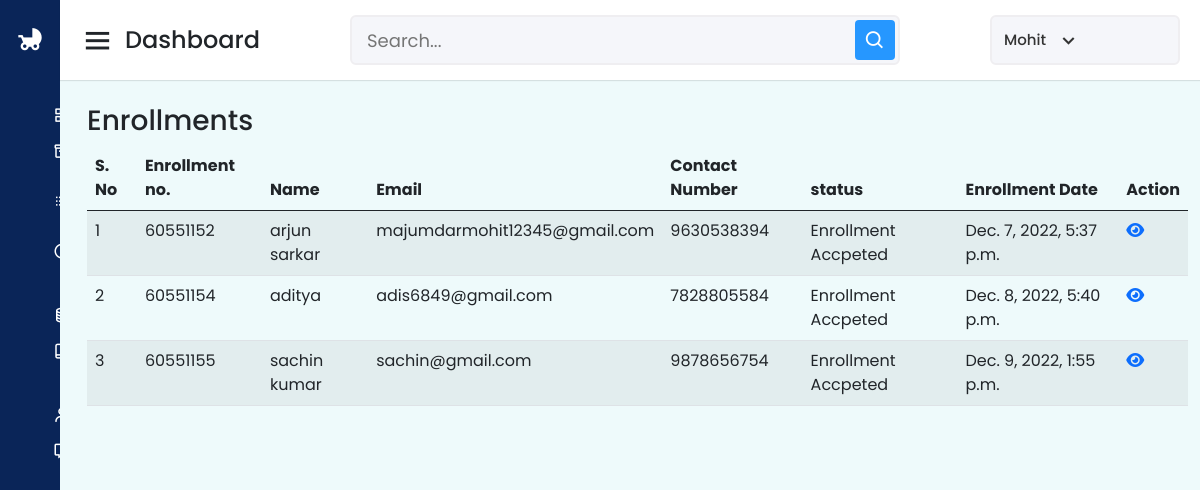
/dashboard/diffrent_enroll/accept (signed in), run on the app's committed database.
### App/models.py (models this page shows, shortened)
class Enrollment(models.Model):
    enrollNumber = models.IntegerField(null=True)
    yourName = models.CharField(max_length=100, null=True)
    phoneNumber = models.IntegerField(null=True)
    alternateNumber = models.IntegerField(null=True)
    email = models.EmailField(null=True)
    childName = models.CharField(max_length=100, null=True)
    dob = models.DateField(null=True)
    childGender = models.CharField(max_length=10, null=True)
    programName = models.CharField(max_length=100, null=True)
    address = models.TextField(null=True)
    state = models.CharField(max_length=200, null=True)
    zipcode = models.IntegerField(null=True)
    city = models.CharField(max_length=100, null=True)
    landmark = models.CharField(max_length=300, null=True)
    enrollmentDate = models.DateTimeField(auto_now_add=True, null=True)
    remark = models.CharField(max_length=400, null=True)
    status = models.CharField(max_length=50, null=True)
    remarkDate = models.DateField(auto_now=True)

### App/views.py (the view)
# urls.py: path("dashboard/diffrent_enroll/<str:request_type>",diffrent_enrollment,name="diff_enroll"),
def diffrent_enrollment(request, request_type):
    if not request.user.is_authenticated:
        return redirect('admin_login')
    if request_type == "new_enrollment":
        enrollments = Enrollment.objects.filter(status=None)
    else:
        enrollments = Enrollment.objects.filter(status=request_type)
    return render(request, "enroll_diffrent.html", context={"enrollments": enrollments})

### App/templates/enroll_diffrent.html (shortened to what this page needs)
{% extends 'dashbase.html' %}{% block body %}
<div class="container">
  <h3>Enrollments</h3>
  <table id="example" class="table table-striped" style="width: 100%">
    <thead>
      <tr>
        <th>S. No</th>
        <th>Enrollment no.</th>
        <th>Name</th>
        <th>Email</th>
        <th>Contact Number</th>
        <th>status</th>
        <th>Enrollment Date</th>
        <th>Action</th>
      </tr>
    </thead>
    <tbody>
      {% for e in enrollments %}
      <tr>
        <td>{{forloop.counter}}</td>
        <td>{{e.enrollNumber}}</td>
        <td>{{e.yourName}}</td>
        <td>{{e.email}}</td>
        <td>{{e.phoneNumber}}</td>
        <td>
          {% if e.status == "accept" %} Enrollment Accpeted {% endif %}
        </td>
        <td>{{e.enrollmentDate}}</td>
        <td><a href="{% url 'enroll_detail' e.id %}"><i class="fa-solid fa-eye"></i></a></td>
      </tr>
      {% endfor %}
    </tbody>
  </table>
</div>
{% endblock %}

### App/templates/dashbase.html (shortened to what this page needs)
<!DOCTYPE html>
{% load static %}
<html lang="en" dir="ltr">
  <head>
    <link rel="stylesheet" href="{% static '/css/dashboard.css' %}" />
    <link
      href="https://unpkg.com/boxicons@2.0.7/css/boxicons.min.css"
      rel="stylesheet"
    />
    <link
      href="https://cdn.jsdelivr.net/npm/bootstrap@5.0.2/dist/css/bootstrap.min.css"
      rel="stylesheet"
    />
    <link
      rel="stylesheet"
      type="text/css"
      href="https://cdn.datatables.net/v/bs5/jq-3.6.0/dt-1.13.1/b-2.3.3/b-html5-2.3.3/datatables.min.css"
    />
    <link
      rel="stylesheet"
      href="https://cdnjs.cloudflare.com/ajax/libs/font-awesome/6.2.1/css/all.min.css"
    />
  </head>
  <body>
    <div class="sidebar">
      <div class="logo-details">
        <i class='bx bxs-baby-carriage'></i>
        <span class="logo_name">BS|MS</span>
      </div>
      <ul class="nav-links">
        <li>
          <a href="{% url 'dashboard' %}">
            <span class="links_name">Dashboard</span>
          </a>
        </li>
        <li>
          <div class="dropdwon">
            <a
              href="#"
              class="dropdown-toggle"
              role="button"
              id="services"
              data-bs-toggle="dropdown"
              aria-expanded="false"
            >
              <span class="links_name">Services</span>
            </a>
          </div>
        </li>
        <li>
          <div class="dropdown">
            <a
              href="#"
              class="dropdown-toggle"
              role="button"
              id="babysitter"
              data-bs-toggle="dropdown"
              aria-expanded="false"
            >
              <span class="links_name">Baby Sitters</span>
            </a>
          </div>
        </li>
        <li>
          <div class="dropdown">
            <a
              href="#"
              class="dropdown-toggle"
              role="button"
              id="enquiry"
              data-bs-toggle="dropdown"
              aria-expanded="false"
            >
              <span class="links_name">Enquiry</span>
            </a>
          </div>
        </li>
        <li>
          <a href="{% url 'subscriber' %}">
            <span class="links_name">Subscriber</span>
          </a>
        </li>
        <li>
          <div class="dropdown">
            <a
              href="#"
              class="dropdown-toggle"
              role="button"
              id="Enrollments"
              data-bs-toggle="dropdown"
              aria-expanded="true"
            >
              <span class="links_name">Enrollments</span>
            </a>
          </div>
        </li>
        <li>
          <a href="{% url 'report' %}">
            <span class="links_name">Reports</span>
          </a>
        </li>
        <li>
          <div class="dropdown">
            <a
              href="#"
              class="dropdown-toggle"
              role="button"
              id="pages"
              data-bs-toggle="dropdown"
              aria-expanded="true"
            >
              <span class="links_name">Pages</span>
            </a>
          </div>
        </li>
      </ul>
    </div>
    <section class="home-section">
      <nav>
        <div class="sidebar-button">
          <i class="bx bx-menu sidebarBtn"></i>
          <span class="dashboard">Dashboard</span>
        </div>
        <div class="search-box">
          <input type="text" placeholder="Search..."  id ="search_value" />
          <i class="bx bx-search" onclick="search()"></i>
        </div>
        <div class="profile-details">
          <span class="admin_name">{{ request.user }}</span>
          <i class="bx bx-chevron-down"></i>
        </div>
      </nav>
      <div class="home-content" style="margin-left: 15px">
        {% block body %} {% endblock %}
      </div>
    </section>
  </body>
</html>

### App/static/css/dashboard.css (style rules this page uses)
* { margin: 0; padding: 0; box-sizing: border-box; font-family: 'Poppins', sans-serif; }
.sidebar { position: fixed; height: 100%; width: 240px; background: #0A2558; transition: all 0.5s ease; }
.sidebar .logo-details { height: 80px; display: flex; align-items: center; }
.sidebar .logo-details i { font-size: 28px; font-weight: 500; color: #fff; min-width: 60px; text-align: center }
.sidebar .logo-details .logo_name { color: #fff; font-size: 24px; font-weight: 500; }
.sidebar .nav-links { margin-top: 10px; }
.sidebar .nav-links li { position: relative; list-style: none; height: 50px; }
.sidebar .nav-links li a { height: 100%; width: 100%; display: flex; align-items: center; text-decoration: none; transition: all 0.4s ease; }
.sidebar .nav-links li a .links_name { color: #fff; font-size: 15px; font-weight: 400; white-space: nowrap; }
.home-section { position: relative; background: #eefafb; min-height: 100vh; width: calc(100% - 240px); left: 240px; transition: all 0.5s ease; }
.home-section nav { display: flex; justify-content: space-between; height: 80px; background: #fff; display: flex; align-items: center; position: fixed; width: calc(100% - 240px); left: 240px; z-index: 100; padding: 0 20px; box-shadow: 0 1px 1px rgba(0, 0, 0, 0.1); transition: all 0.5s ease; }
.home-section nav .sidebar-button { display: flex; align-items: center; font-size: 24px; font-weight: 500; }
nav .sidebar-button i { font-size: 35px; margin-right: 10px; }
.home-section nav .search-box { position: relative; height: 50px; max-width: 550px; width: 100%; margin: 0 20px; }
nav .search-box input { height: 100%; width: 100%; outline: none; background: #F5F6FA; border: 2px solid #EFEEF1; border-radius: 6px; font-size: 18px; padding: 0 15px; }
nav .search-box .bx-search { position: absolute; height: 40px; width: 40px; background: #2697FF; right: 5px; top: 50%; transform: translateY(-50%); border-radius: 4px; line-height: 40px; text-align: center; color: #fff; font-size: 22px; transition: all 0.4 ease; }
.home-section nav .profile-details { display: flex; align-items: center; background: #F5F6FA; border: 2px solid #EFEEF1; border-radius: 6px; height: 50px; min-width: 190px; padding: 0 15px 0 2px; }
nav .profile-details .admin_name { font-size: 15px; font-weight: 500; color: #333; margin: 0 10px; white-space: nowrap; }
nav .profile-details i { font-size: 25px; color: #333; }
.home-section .home-content { position: relative; padding-top: 104px; }
@media (max-width: 1240px) { .sidebar { width: 60px; } }
@media (max-width: 1240px) { .home-section { width: calc(100% - 60px); left: 60px; } }
@media (max-width: 1240px) { .home-section nav { width: calc(100% - 60px); left: 60px; } }
body { margin-top:20px; background-color:#f2f6fc; color:#69707a; }

### data on the page
Enrollment: enrollNumber "60551152", yourName "arjun sarkar", email "majumdarmohit12345@gmail.com", phoneNumber "9630538394", status "Enrollment Accpeted", enrollmentDate "Dec. 7, 2022, 5:37 p.m."
Enrollment: enrollNumber "60551154", yourName "aditya", email "adis6849@gmail.com", phoneNumber "7828805584", status "Enrollment Accpeted", enrollmentDate "Dec. 8, 2022, 5:40 p.m."
Enrollment: enrollNumber "60551155", yourName "sachin kumar", email "sachin@gmail.com", phoneNumber "9878656754", status "Enrollment Accpeted", enrollmentDate "Dec. 9, 2022, 1:55 p.m."

### other printed values
{{ request.user }} "Mohit"
